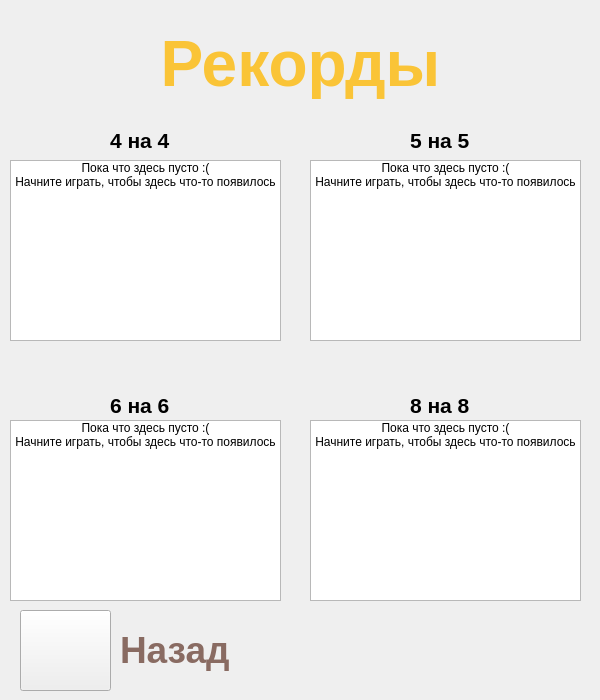
<?xml version="1.0" encoding="UTF-8"?>
<ui version="4.0">
 <class>Records</class>
 <widget class="QWidget" name="Records">
  <property name="geometry">
   <rect>
    <x>0</x>
    <y>0</y>
    <width>600</width>
    <height>700</height>
   </rect>
  </property>
  <property name="windowTitle">
   <string>Form</string>
  </property>
  <widget class="QLabel" name="title_records">
   <property name="geometry">
    <rect>
     <x>130</x>
     <y>0</y>
     <width>341</width>
     <height>131</height>
    </rect>
   </property>
   <property name="text">
    <string>&lt;html&gt;&lt;head/&gt;&lt;body&gt;&lt;p align=&quot;center&quot;&gt;&lt;span style=&quot; font-size:48pt; font-weight:600; color:#fac437;&quot;&gt;Рекорды&lt;/span&gt;&lt;/p&gt;&lt;/body&gt;&lt;/html&gt;</string>
   </property>
  </widget>
  <widget class="QListWidget" name="records_4x4">
   <property name="geometry">
    <rect>
     <x>10</x>
     <y>160</y>
     <width>271</width>
     <height>181</height>
    </rect>
   </property>
   <item>
    <property name="text">
     <string>Пока что здесь пусто :(</string>
    </property>
    <property name="font">
     <font>
      <family>MS Shell Dlg 2</family>
     </font>
    </property>
    <property name="textAlignment">
     <set>AlignCenter</set>
    </property>
   </item>
   <item>
    <property name="text">
     <string>Начните играть, чтобы здесь что-то появилось</string>
    </property>
    <property name="textAlignment">
     <set>AlignCenter</set>
    </property>
   </item>
   <item>
    <property name="text">
     <string/>
    </property>
    <property name="textAlignment">
     <set>AlignCenter</set>
    </property>
   </item>
   <item>
    <property name="text">
     <string/>
    </property>
    <property name="textAlignment">
     <set>AlignCenter</set>
    </property>
   </item>
   <item>
    <property name="text">
     <string/>
    </property>
    <property name="textAlignment">
     <set>AlignCenter</set>
    </property>
   </item>
   <item>
    <property name="text">
     <string/>
    </property>
    <property name="textAlignment">
     <set>AlignCenter</set>
    </property>
   </item>
   <item>
    <property name="text">
     <string/>
    </property>
    <property name="textAlignment">
     <set>AlignCenter</set>
    </property>
   </item>
   <item>
    <property name="text">
     <string/>
    </property>
    <property name="textAlignment">
     <set>AlignCenter</set>
    </property>
   </item>
   <item>
    <property name="text">
     <string/>
    </property>
    <property name="textAlignment">
     <set>AlignCenter</set>
    </property>
   </item>
   <item>
    <property name="text">
     <string/>
    </property>
    <property name="textAlignment">
     <set>AlignCenter</set>
    </property>
   </item>
  </widget>
  <widget class="QLabel" name="text_records_4x4">
   <property name="geometry">
    <rect>
     <x>110</x>
     <y>120</y>
     <width>71</width>
     <height>41</height>
    </rect>
   </property>
   <property name="text">
    <string>&lt;html&gt;&lt;head/&gt;&lt;body&gt;&lt;p&gt;&lt;span style=&quot; font-size:16pt; font-weight:600;&quot;&gt;4 на 4&lt;/span&gt;&lt;/p&gt;&lt;/body&gt;&lt;/html&gt;</string>
   </property>
  </widget>
  <widget class="QLabel" name="text_records_5x5">
   <property name="geometry">
    <rect>
     <x>410</x>
     <y>120</y>
     <width>71</width>
     <height>41</height>
    </rect>
   </property>
   <property name="text">
    <string>&lt;html&gt;&lt;head/&gt;&lt;body&gt;&lt;p&gt;&lt;span style=&quot; font-size:16pt; font-weight:600;&quot;&gt;5 на 5&lt;/span&gt;&lt;/p&gt;&lt;/body&gt;&lt;/html&gt;</string>
   </property>
  </widget>
  <widget class="QLabel" name="text_records_6x6">
   <property name="geometry">
    <rect>
     <x>110</x>
     <y>390</y>
     <width>71</width>
     <height>31</height>
    </rect>
   </property>
   <property name="text">
    <string>&lt;html&gt;&lt;head/&gt;&lt;body&gt;&lt;p&gt;&lt;span style=&quot; font-size:16pt; font-weight:600;&quot;&gt;6 на 6&lt;/span&gt;&lt;/p&gt;&lt;/body&gt;&lt;/html&gt;</string>
   </property>
  </widget>
  <widget class="QLabel" name="text_records_8x8">
   <property name="geometry">
    <rect>
     <x>410</x>
     <y>390</y>
     <width>71</width>
     <height>31</height>
    </rect>
   </property>
   <property name="text">
    <string>&lt;html&gt;&lt;head/&gt;&lt;body&gt;&lt;p&gt;&lt;span style=&quot; font-size:16pt; font-weight:600;&quot;&gt;8 на 8&lt;/span&gt;&lt;/p&gt;&lt;/body&gt;&lt;/html&gt;</string>
   </property>
  </widget>
  <widget class="QLabel" name="records_image_1">
   <property name="geometry">
    <rect>
     <x>30</x>
     <y>20</y>
     <width>101</width>
     <height>101</height>
    </rect>
   </property>
   <property name="text">
    <string/>
   </property>
   <property name="pixmap">
    <pixmap>../../data/pictures/records.png</pixmap>
   </property>
   <property name="scaledContents">
    <bool>true</bool>
   </property>
  </widget>
  <widget class="QLabel" name="records_image_2">
   <property name="geometry">
    <rect>
     <x>470</x>
     <y>20</y>
     <width>101</width>
     <height>101</height>
    </rect>
   </property>
   <property name="text">
    <string/>
   </property>
   <property name="pixmap">
    <pixmap>../../data/pictures/records.png</pixmap>
   </property>
   <property name="scaledContents">
    <bool>true</bool>
   </property>
  </widget>
  <widget class="QListWidget" name="records_5x5">
   <property name="geometry">
    <rect>
     <x>310</x>
     <y>160</y>
     <width>271</width>
     <height>181</height>
    </rect>
   </property>
   <item>
    <property name="text">
     <string>Пока что здесь пусто :(</string>
    </property>
    <property name="font">
     <font>
      <family>MS Shell Dlg 2</family>
     </font>
    </property>
    <property name="textAlignment">
     <set>AlignCenter</set>
    </property>
   </item>
   <item>
    <property name="text">
     <string>Начните играть, чтобы здесь что-то появилось</string>
    </property>
    <property name="textAlignment">
     <set>AlignCenter</set>
    </property>
   </item>
   <item>
    <property name="text">
     <string/>
    </property>
    <property name="textAlignment">
     <set>AlignCenter</set>
    </property>
   </item>
   <item>
    <property name="text">
     <string/>
    </property>
    <property name="textAlignment">
     <set>AlignCenter</set>
    </property>
   </item>
   <item>
    <property name="text">
     <string/>
    </property>
    <property name="textAlignment">
     <set>AlignCenter</set>
    </property>
   </item>
   <item>
    <property name="text">
     <string/>
    </property>
    <property name="textAlignment">
     <set>AlignCenter</set>
    </property>
   </item>
   <item>
    <property name="text">
     <string/>
    </property>
    <property name="textAlignment">
     <set>AlignCenter</set>
    </property>
   </item>
   <item>
    <property name="text">
     <string/>
    </property>
    <property name="textAlignment">
     <set>AlignCenter</set>
    </property>
   </item>
   <item>
    <property name="text">
     <string/>
    </property>
    <property name="textAlignment">
     <set>AlignCenter</set>
    </property>
   </item>
   <item>
    <property name="text">
     <string/>
    </property>
    <property name="textAlignment">
     <set>AlignCenter</set>
    </property>
   </item>
  </widget>
  <widget class="QListWidget" name="records_6x6">
   <property name="geometry">
    <rect>
     <x>10</x>
     <y>420</y>
     <width>271</width>
     <height>181</height>
    </rect>
   </property>
   <item>
    <property name="text">
     <string>Пока что здесь пусто :(</string>
    </property>
    <property name="font">
     <font>
      <family>MS Shell Dlg 2</family>
     </font>
    </property>
    <property name="textAlignment">
     <set>AlignCenter</set>
    </property>
   </item>
   <item>
    <property name="text">
     <string>Начните играть, чтобы здесь что-то появилось</string>
    </property>
    <property name="textAlignment">
     <set>AlignCenter</set>
    </property>
   </item>
   <item>
    <property name="text">
     <string/>
    </property>
    <property name="textAlignment">
     <set>AlignCenter</set>
    </property>
   </item>
   <item>
    <property name="text">
     <string/>
    </property>
    <property name="textAlignment">
     <set>AlignCenter</set>
    </property>
   </item>
   <item>
    <property name="text">
     <string/>
    </property>
    <property name="textAlignment">
     <set>AlignCenter</set>
    </property>
   </item>
   <item>
    <property name="text">
     <string/>
    </property>
    <property name="textAlignment">
     <set>AlignCenter</set>
    </property>
   </item>
   <item>
    <property name="text">
     <string/>
    </property>
    <property name="textAlignment">
     <set>AlignCenter</set>
    </property>
   </item>
   <item>
    <property name="text">
     <string/>
    </property>
    <property name="textAlignment">
     <set>AlignCenter</set>
    </property>
   </item>
   <item>
    <property name="text">
     <string/>
    </property>
    <property name="textAlignment">
     <set>AlignCenter</set>
    </property>
   </item>
   <item>
    <property name="text">
     <string/>
    </property>
    <property name="textAlignment">
     <set>AlignCenter</set>
    </property>
   </item>
  </widget>
  <widget class="QListWidget" name="records_8x8">
   <property name="geometry">
    <rect>
     <x>310</x>
     <y>420</y>
     <width>271</width>
     <height>181</height>
    </rect>
   </property>
   <item>
    <property name="text">
     <string>Пока что здесь пусто :(</string>
    </property>
    <property name="font">
     <font>
      <family>MS Shell Dlg 2</family>
     </font>
    </property>
    <property name="textAlignment">
     <set>AlignCenter</set>
    </property>
   </item>
   <item>
    <property name="text">
     <string>Начните играть, чтобы здесь что-то появилось</string>
    </property>
    <property name="textAlignment">
     <set>AlignCenter</set>
    </property>
   </item>
   <item>
    <property name="text">
     <string/>
    </property>
    <property name="textAlignment">
     <set>AlignCenter</set>
    </property>
   </item>
   <item>
    <property name="text">
     <string/>
    </property>
    <property name="textAlignment">
     <set>AlignCenter</set>
    </property>
   </item>
   <item>
    <property name="text">
     <string/>
    </property>
    <property name="textAlignment">
     <set>AlignCenter</set>
    </property>
   </item>
   <item>
    <property name="text">
     <string/>
    </property>
    <property name="textAlignment">
     <set>AlignCenter</set>
    </property>
   </item>
   <item>
    <property name="text">
     <string/>
    </property>
    <property name="textAlignment">
     <set>AlignCenter</set>
    </property>
   </item>
   <item>
    <property name="text">
     <string/>
    </property>
    <property name="textAlignment">
     <set>AlignCenter</set>
    </property>
   </item>
   <item>
    <property name="text">
     <string/>
    </property>
    <property name="textAlignment">
     <set>AlignCenter</set>
    </property>
   </item>
   <item>
    <property name="text">
     <string/>
    </property>
    <property name="textAlignment">
     <set>AlignCenter</set>
    </property>
   </item>
  </widget>
  <widget class="QPushButton" name="records_back_button">
   <property name="geometry">
    <rect>
     <x>20</x>
     <y>610</y>
     <width>91</width>
     <height>81</height>
    </rect>
   </property>
   <property name="text">
    <string/>
   </property>
   <property name="icon">
    <iconset>
     <normaloff>../../data/pictures/back.png</normaloff>../../data/pictures/back.png</iconset>
   </property>
   <property name="iconSize">
    <size>
     <width>80</width>
     <height>80</height>
    </size>
   </property>
  </widget>
  <widget class="QLabel" name="records_back_text">
   <property name="geometry">
    <rect>
     <x>120</x>
     <y>620</y>
     <width>131</width>
     <height>61</height>
    </rect>
   </property>
   <property name="text">
    <string>&lt;html&gt;&lt;head/&gt;&lt;body&gt;&lt;p&gt;&lt;span style=&quot; font-size:28pt; font-weight:600; color:#896b62;&quot;&gt;Назад&lt;/span&gt;&lt;/p&gt;&lt;/body&gt;&lt;/html&gt;</string>
   </property>
  </widget>
 </widget>
 <resources/>
 <connections/>
</ui>
